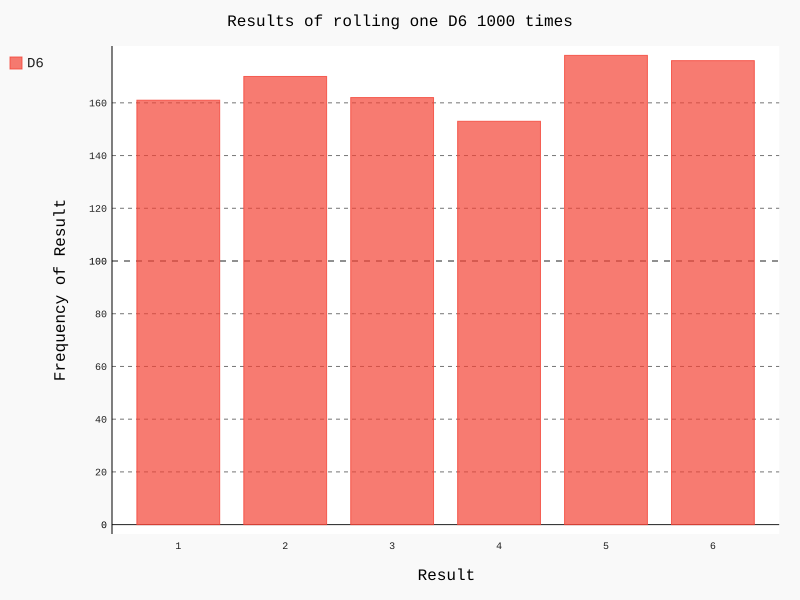

Generate this figure with Python:
from die import Die
import pygal

# Cria um D6
die = Die()
# Faz alguns lançamentos e armazena os resultados numa lista
results = []
for roll_num in range(1000):
    results.append(die.roll())

# Analisa os resultados
frequencias = []
for value in range(1, die.num_sides + 1):
    frequencia = results.count(value)
    frequencias.append(frequencia)

# print(frequencias)

# Visualiza os resultados
hist = pygal.Bar()
hist.title = 'Results of rolling one D6 1000 times'
hist.x_labels = ['1', '2', '3', '4', '5', '6']
hist.x_title = 'Result'
hist.y_title = 'Frequency of Result'
hist.add('D6', frequencias)
hist.render_to_file('die_visual.svg')
